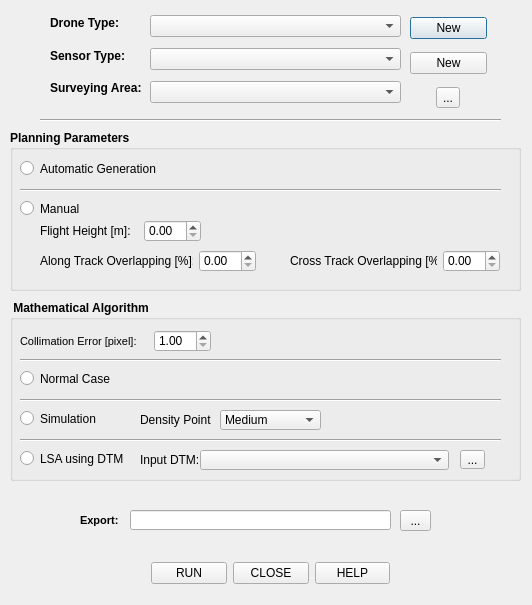
<?xml version="1.0" encoding="UTF-8"?>
<ui version="4.0">
 <class>DroneSurveyingPlanningDialogBase</class>
 <widget class="QDialog" name="DroneSurveyingPlanningDialogBase">
  <property name="geometry">
   <rect>
    <x>0</x>
    <y>0</y>
    <width>532</width>
    <height>605</height>
   </rect>
  </property>
  <property name="windowTitle">
   <string>DSP</string>
  </property>
  <property name="modal">
   <bool>false</bool>
  </property>
  <widget class="Line" name="line">
   <property name="geometry">
    <rect>
     <x>40</x>
     <y>110</y>
     <width>461</width>
     <height>20</height>
    </rect>
   </property>
   <property name="orientation">
    <enum>Qt::Horizontal</enum>
   </property>
  </widget>
  <widget class="QGroupBox" name="PlanningParameters">
   <property name="geometry">
    <rect>
     <x>10</x>
     <y>130</y>
     <width>511</width>
     <height>161</height>
    </rect>
   </property>
   <property name="font">
    <font>
     <weight>75</weight>
     <bold>true</bold>
     <kerning>true</kerning>
    </font>
   </property>
   <property name="autoFillBackground">
    <bool>false</bool>
   </property>
   <property name="title">
    <string>Planning Parameters</string>
   </property>
   <property name="flat">
    <bool>false</bool>
   </property>
   <property name="checkable">
    <bool>false</bool>
   </property>
   <widget class="QRadioButton" name="radioButton">
    <property name="geometry">
     <rect>
      <x>10</x>
      <y>30</y>
      <width>161</width>
      <height>17</height>
     </rect>
    </property>
    <property name="font">
     <font>
      <weight>50</weight>
      <bold>false</bold>
     </font>
    </property>
    <property name="text">
     <string>Automatic Generation</string>
    </property>
   </widget>
   <widget class="QRadioButton" name="radioButton_2">
    <property name="geometry">
     <rect>
      <x>10</x>
      <y>70</y>
      <width>211</width>
      <height>17</height>
     </rect>
    </property>
    <property name="font">
     <font>
      <weight>50</weight>
      <bold>false</bold>
     </font>
    </property>
    <property name="text">
     <string>Manual</string>
    </property>
   </widget>
   <widget class="QWidget" name="">
    <property name="geometry">
     <rect>
      <x>280</x>
      <y>120</y>
      <width>210</width>
      <height>22</height>
     </rect>
    </property>
    <layout class="QHBoxLayout" name="horizontalLayout_4">
     <item>
      <widget class="QLabel" name="label_6">
       <property name="font">
        <font>
         <weight>50</weight>
         <bold>false</bold>
        </font>
       </property>
       <property name="text">
        <string>Cross Track Overlapping [%]:</string>
       </property>
      </widget>
     </item>
     <item>
      <spacer name="horizontalSpacer_3">
       <property name="orientation">
        <enum>Qt::Horizontal</enum>
       </property>
       <property name="sizeHint" stdset="0">
        <size>
         <width>40</width>
         <height>20</height>
        </size>
       </property>
      </spacer>
     </item>
     <item>
      <widget class="QDoubleSpinBox" name="doubleSpinBox_2">
       <property name="font">
        <font>
         <weight>50</weight>
         <bold>false</bold>
        </font>
       </property>
      </widget>
     </item>
    </layout>
   </widget>
   <widget class="QWidget" name="">
    <property name="geometry">
     <rect>
      <x>30</x>
      <y>90</y>
      <width>161</width>
      <height>22</height>
     </rect>
    </property>
    <layout class="QHBoxLayout" name="horizontalLayout_2">
     <item>
      <widget class="QLabel" name="label_4">
       <property name="font">
        <font>
         <weight>50</weight>
         <bold>false</bold>
        </font>
       </property>
       <property name="text">
        <string>Flight Height [m]:</string>
       </property>
      </widget>
     </item>
     <item>
      <spacer name="horizontalSpacer">
       <property name="orientation">
        <enum>Qt::Horizontal</enum>
       </property>
       <property name="sizeHint" stdset="0">
        <size>
         <width>40</width>
         <height>20</height>
        </size>
       </property>
      </spacer>
     </item>
     <item>
      <widget class="QDoubleSpinBox" name="doubleSpinBox">
       <property name="font">
        <font>
         <weight>50</weight>
         <bold>false</bold>
        </font>
       </property>
      </widget>
     </item>
    </layout>
   </widget>
   <widget class="QWidget" name="">
    <property name="geometry">
     <rect>
      <x>30</x>
      <y>120</y>
      <width>216</width>
      <height>22</height>
     </rect>
    </property>
    <layout class="QHBoxLayout" name="horizontalLayout_3">
     <item>
      <widget class="QLabel" name="label_5">
       <property name="font">
        <font>
         <weight>50</weight>
         <bold>false</bold>
        </font>
       </property>
       <property name="text">
        <string>Along Track Overlapping [%]:</string>
       </property>
      </widget>
     </item>
     <item>
      <widget class="QDoubleSpinBox" name="doubleSpinBox_3">
       <property name="font">
        <font>
         <weight>50</weight>
         <bold>false</bold>
        </font>
       </property>
      </widget>
     </item>
    </layout>
   </widget>
   <widget class="Line" name="line_6">
    <property name="geometry">
     <rect>
      <x>10</x>
      <y>50</y>
      <width>481</width>
      <height>20</height>
     </rect>
    </property>
    <property name="orientation">
     <enum>Qt::Horizontal</enum>
    </property>
   </widget>
  </widget>
  <widget class="QGroupBox" name="PlanningParameters_2">
   <property name="geometry">
    <rect>
     <x>10</x>
     <y>300</y>
     <width>511</width>
     <height>181</height>
    </rect>
   </property>
   <property name="font">
    <font>
     <weight>75</weight>
     <bold>true</bold>
     <kerning>true</kerning>
    </font>
   </property>
   <property name="autoFillBackground">
    <bool>false</bool>
   </property>
   <property name="title">
    <string> Mathematical Algorithm</string>
   </property>
   <property name="flat">
    <bool>false</bool>
   </property>
   <property name="checkable">
    <bool>false</bool>
   </property>
   <widget class="QRadioButton" name="radioButton_3">
    <property name="enabled">
     <bool>true</bool>
    </property>
    <property name="geometry">
     <rect>
      <x>10</x>
      <y>70</y>
      <width>121</width>
      <height>17</height>
     </rect>
    </property>
    <property name="font">
     <font>
      <weight>50</weight>
      <bold>false</bold>
     </font>
    </property>
    <property name="text">
     <string>Normal Case</string>
    </property>
   </widget>
   <widget class="QComboBox" name="comboBox_6">
    <property name="enabled">
     <bool>true</bool>
    </property>
    <property name="geometry">
     <rect>
      <x>210</x>
      <y>110</y>
      <width>101</width>
      <height>20</height>
     </rect>
    </property>
    <property name="font">
     <font>
      <weight>50</weight>
      <bold>false</bold>
     </font>
    </property>
    <item>
     <property name="text">
      <string>Medium</string>
     </property>
    </item>
    <item>
     <property name="text">
      <string>Low</string>
     </property>
    </item>
    <item>
     <property name="text">
      <string>High</string>
     </property>
    </item>
   </widget>
   <widget class="QLabel" name="label_9">
    <property name="geometry">
     <rect>
      <x>130</x>
      <y>110</y>
      <width>71</width>
      <height>20</height>
     </rect>
    </property>
    <property name="font">
     <font>
      <weight>50</weight>
      <bold>false</bold>
     </font>
    </property>
    <property name="text">
     <string>Density Point:</string>
    </property>
   </widget>
   <widget class="QRadioButton" name="radioButton_4">
    <property name="geometry">
     <rect>
      <x>10</x>
      <y>110</y>
      <width>101</width>
      <height>17</height>
     </rect>
    </property>
    <property name="font">
     <font>
      <weight>50</weight>
      <bold>false</bold>
     </font>
    </property>
    <property name="text">
     <string>Simulation</string>
    </property>
   </widget>
   <widget class="QRadioButton" name="radioButton_5">
    <property name="enabled">
     <bool>true</bool>
    </property>
    <property name="geometry">
     <rect>
      <x>10</x>
      <y>150</y>
      <width>121</width>
      <height>17</height>
     </rect>
    </property>
    <property name="font">
     <font>
      <weight>50</weight>
      <bold>false</bold>
     </font>
    </property>
    <property name="text">
     <string>LSA using DTM</string>
    </property>
   </widget>
   <widget class="QToolButton" name="tb_inDTM">
    <property name="geometry">
     <rect>
      <x>450</x>
      <y>150</y>
      <width>25</width>
      <height>19</height>
     </rect>
    </property>
    <property name="font">
     <font>
      <weight>50</weight>
      <bold>false</bold>
     </font>
    </property>
    <property name="text">
     <string>...</string>
    </property>
   </widget>
   <widget class="QComboBox" name="cb_inDTM">
    <property name="geometry">
     <rect>
      <x>190</x>
      <y>150</y>
      <width>249</width>
      <height>20</height>
     </rect>
    </property>
   </widget>
   <widget class="QLabel" name="label_11">
    <property name="geometry">
     <rect>
      <x>130</x>
      <y>150</y>
      <width>61</width>
      <height>20</height>
     </rect>
    </property>
    <property name="font">
     <font>
      <weight>50</weight>
      <bold>false</bold>
     </font>
    </property>
    <property name="text">
     <string>Input DTM:</string>
    </property>
   </widget>
   <widget class="Line" name="line_3">
    <property name="geometry">
     <rect>
      <x>10</x>
      <y>50</y>
      <width>481</width>
      <height>20</height>
     </rect>
    </property>
    <property name="orientation">
     <enum>Qt::Horizontal</enum>
    </property>
   </widget>
   <widget class="Line" name="line_4">
    <property name="geometry">
     <rect>
      <x>10</x>
      <y>90</y>
      <width>481</width>
      <height>20</height>
     </rect>
    </property>
    <property name="orientation">
     <enum>Qt::Horizontal</enum>
    </property>
   </widget>
   <widget class="Line" name="line_5">
    <property name="geometry">
     <rect>
      <x>10</x>
      <y>130</y>
      <width>481</width>
      <height>20</height>
     </rect>
    </property>
    <property name="orientation">
     <enum>Qt::Horizontal</enum>
    </property>
   </widget>
   <widget class="QWidget" name="">
    <property name="geometry">
     <rect>
      <x>10</x>
      <y>30</y>
      <width>191</width>
      <height>22</height>
     </rect>
    </property>
    <layout class="QHBoxLayout" name="horizontalLayout_5">
     <item>
      <widget class="QLabel" name="label_8">
       <property name="font">
        <font>
         <pointsize>8</pointsize>
         <weight>50</weight>
         <bold>false</bold>
        </font>
       </property>
       <property name="text">
        <string>Collimation Error [pixel]:</string>
       </property>
      </widget>
     </item>
     <item>
      <spacer name="horizontalSpacer_4">
       <property name="orientation">
        <enum>Qt::Horizontal</enum>
       </property>
       <property name="sizeHint" stdset="0">
        <size>
         <width>40</width>
         <height>20</height>
        </size>
       </property>
      </spacer>
     </item>
     <item>
      <widget class="QDoubleSpinBox" name="doubleSpinBox_4">
       <property name="font">
        <font>
         <weight>50</weight>
         <bold>false</bold>
        </font>
       </property>
       <property name="minimum">
        <double>1.000000000000000</double>
       </property>
      </widget>
     </item>
    </layout>
   </widget>
  </widget>
  <widget class="QLabel" name="label_10">
   <property name="geometry">
    <rect>
     <x>80</x>
     <y>510</y>
     <width>41</width>
     <height>20</height>
    </rect>
   </property>
   <property name="font">
    <font>
     <pointsize>8</pointsize>
     <weight>75</weight>
     <bold>true</bold>
    </font>
   </property>
   <property name="text">
    <string>Export:</string>
   </property>
  </widget>
  <widget class="QLineEdit" name="lineEdit">
   <property name="geometry">
    <rect>
     <x>130</x>
     <y>510</y>
     <width>261</width>
     <height>20</height>
    </rect>
   </property>
  </widget>
  <widget class="QToolButton" name="toolButton_3">
   <property name="geometry">
    <rect>
     <x>400</x>
     <y>510</y>
     <width>31</width>
     <height>21</height>
    </rect>
   </property>
   <property name="text">
    <string>...</string>
   </property>
  </widget>
  <widget class="QWidget" name="layoutWidget">
   <property name="geometry">
    <rect>
     <x>50</x>
     <y>10</y>
     <width>92</width>
     <height>91</height>
    </rect>
   </property>
   <layout class="QVBoxLayout" name="verticalLayout">
    <item>
     <widget class="QLabel" name="label_3">
      <property name="font">
       <font>
        <weight>75</weight>
        <bold>true</bold>
       </font>
      </property>
      <property name="text">
       <string>Drone Type:</string>
      </property>
     </widget>
    </item>
    <item>
     <widget class="QLabel" name="label">
      <property name="font">
       <font>
        <weight>75</weight>
        <bold>true</bold>
       </font>
      </property>
      <property name="text">
       <string>Sensor Type:</string>
      </property>
     </widget>
    </item>
    <item>
     <widget class="QLabel" name="label_2">
      <property name="font">
       <font>
        <weight>75</weight>
        <bold>true</bold>
       </font>
      </property>
      <property name="text">
       <string>Surveying Area:</string>
      </property>
     </widget>
    </item>
   </layout>
  </widget>
  <widget class="QWidget" name="layoutWidget">
   <property name="geometry">
    <rect>
     <x>150</x>
     <y>10</y>
     <width>251</width>
     <height>101</height>
    </rect>
   </property>
   <layout class="QVBoxLayout" name="verticalLayout_2">
    <item>
     <widget class="QComboBox" name="cb_drone"/>
    </item>
    <item>
     <widget class="QComboBox" name="cb_sensor"/>
    </item>
    <item>
     <widget class="QComboBox" name="cb_invector"/>
    </item>
   </layout>
  </widget>
  <widget class="QWidget" name="layoutWidget">
   <property name="geometry">
    <rect>
     <x>410</x>
     <y>10</y>
     <width>77</width>
     <height>105</height>
    </rect>
   </property>
   <layout class="QVBoxLayout" name="verticalLayout_3">
    <item>
     <widget class="QPushButton" name="pb_drone">
      <property name="font">
       <font>
        <weight>50</weight>
        <bold>false</bold>
       </font>
      </property>
      <property name="autoFillBackground">
       <bool>false</bool>
      </property>
      <property name="text">
       <string>New</string>
      </property>
     </widget>
    </item>
    <item>
     <widget class="QPushButton" name="pb_sensor">
      <property name="font">
       <font>
        <weight>50</weight>
        <italic>false</italic>
        <bold>false</bold>
       </font>
      </property>
      <property name="text">
       <string>New</string>
      </property>
     </widget>
    </item>
    <item alignment="Qt::AlignHCenter">
     <widget class="QToolButton" name="tb_invector">
      <property name="text">
       <string>...</string>
      </property>
     </widget>
    </item>
   </layout>
  </widget>
  <widget class="QWidget" name="">
   <property name="geometry">
    <rect>
     <x>151</x>
     <y>561</y>
     <width>239</width>
     <height>25</height>
    </rect>
   </property>
   <layout class="QHBoxLayout" name="horizontalLayout">
    <item>
     <widget class="QPushButton" name="pushButton_4">
      <property name="font">
       <font>
        <weight>50</weight>
        <italic>false</italic>
        <bold>false</bold>
       </font>
      </property>
      <property name="text">
       <string>RUN</string>
      </property>
     </widget>
    </item>
    <item>
     <widget class="QPushButton" name="close_button">
      <property name="font">
       <font>
        <weight>50</weight>
        <italic>false</italic>
        <bold>false</bold>
       </font>
      </property>
      <property name="text">
       <string>CLOSE</string>
      </property>
     </widget>
    </item>
    <item>
     <widget class="QPushButton" name="HelpPushButton">
      <property name="font">
       <font>
        <weight>50</weight>
        <italic>false</italic>
        <bold>false</bold>
       </font>
      </property>
      <property name="text">
       <string>HELP</string>
      </property>
     </widget>
    </item>
   </layout>
  </widget>
  <zorder>layoutWidget</zorder>
  <zorder>layoutWidget</zorder>
  <zorder>layoutWidget</zorder>
  <zorder>PlanningParameters</zorder>
  <zorder>line</zorder>
  <zorder>PlanningParameters_2</zorder>
  <zorder>label_10</zorder>
  <zorder>lineEdit</zorder>
  <zorder>toolButton_3</zorder>
  <zorder>pushButton_4</zorder>
  <zorder>HelpPushButton</zorder>
  <zorder>close_button</zorder>
 </widget>
 <resources/>
 <connections/>
</ui>
